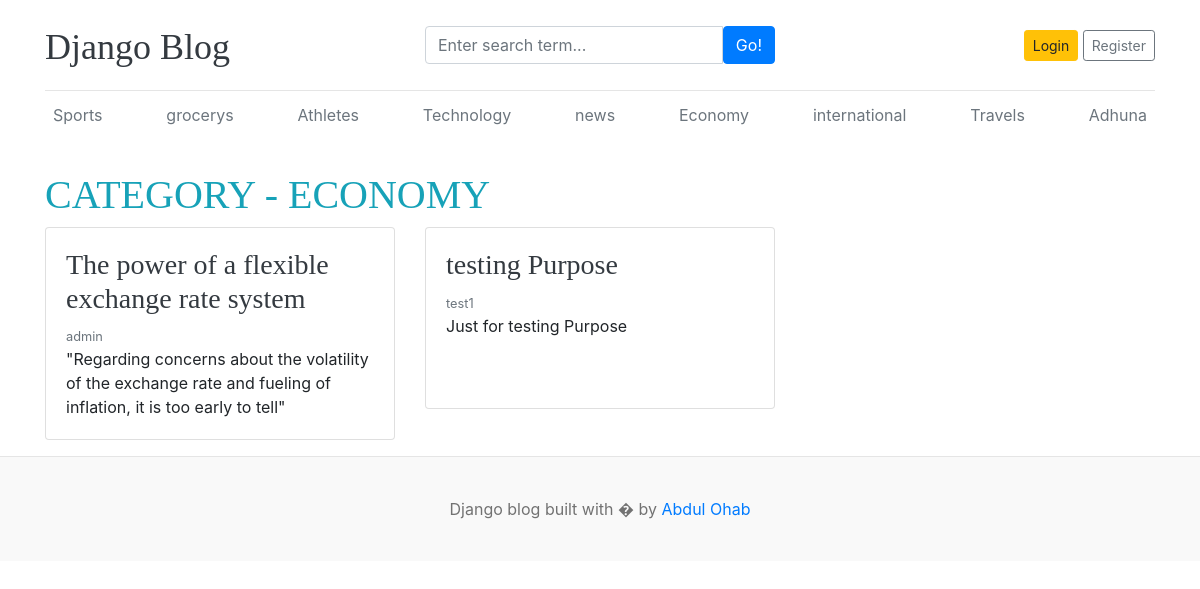
Page /category/blogs/8/ on the earlier database version.
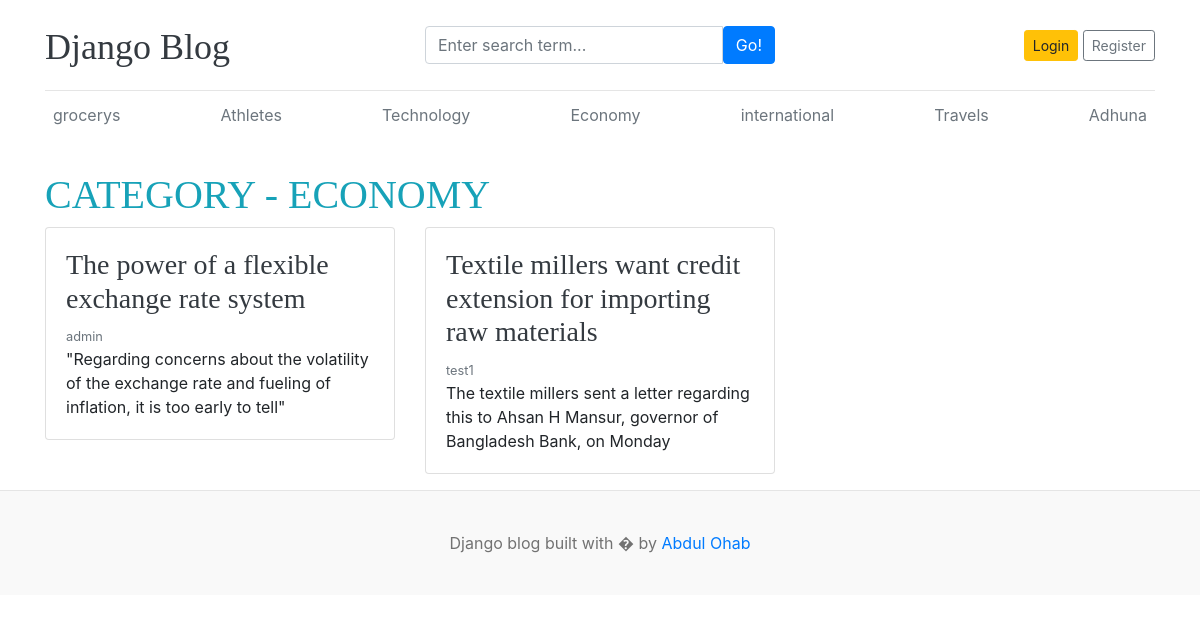
Same page on the later database version.
### home/models.py (models this page shows, shortened)
class Category(models.Model):
    category_name=models.CharField(max_length=50,unique=True)
    created_at=models.DateTimeField(auto_now_add=True)
    updated_at=models.DateTimeField(auto_now=True)
    def __str__(self):
        return self.category_name

class Blogs(models.Model):
    title=models.CharField(max_length=100,unique=True)
    slug=models.SlugField(max_length=100,unique=True)
    category=models.ForeignKey(Category,on_delete=models.CASCADE)
    author=models.ForeignKey(User,on_delete=models.CASCADE)
    blog_image=models.ImageField(upload_to='uploads/%y/%m/%d/')
    short_description=models.TextField(max_length=2000)
    blog_body=models.TextField(max_length=3000)
    status=models.IntegerField(choices=STATUS_CHOICES,default=0)
    is_featured=models.BooleanField(default=False)
    created_at=models.DateTimeField(auto_now_add=True)
    updated_at=models.DateTimeField(auto_now=True)

### category/views.py (the view)
# urls.py: path('blogs/<int:category_id>/', views.categoryPage ,name='categoryPage'),
def categoryPage(request,category_id):
    posts=Blogs.objects.filter(status=1,category=category_id)
    categories = Category.objects.all()
    try:
        category=Category.objects.get(pk=category_id)
    except Category.DoesNotExist:
        return redirect('homePage')
    context={
        'posts':posts,
        'category':category,
        'categories':categories,
    }
    return render(request, 'category.html',context)

### templates/category.html (shortened to what this page needs)
{% extends 'base.html' %}
{% block content %}
  <h1 class="pt-4 text-uppercase text-bold text-info ">category - {{category}}</h1>
  <main role="main" class="container p-0 ">
    <div class="row">
      {% for post in posts %}
      <div class="col-md-6 col-lg-4 mb-3">
        <div class="card border-1" >
            <div class="card-body" style="min-height: 180px;" >
              <h3> <a class="text-dark" href="{% url 'blogs' post.slug %}"> {{post.title}}</a></h3>
              <small class="mb-1 text-muted"> {{post.author}}</small>
              <p class="card-text">{{post.short_description | truncatewords:20}}</p>
            </div>
          </div>
        </div>
        {% endfor %}
      </div>
    </div>
{% endblock %}

### templates/header.html (shortened to what this page needs)
{% load static %}
<!DOCTYPE html>
<html lang="en">
<head>
    <link href="https://getbootstrap.com/docs/4.0/dist/css/bootstrap.min.css" rel="stylesheet">
    <link href="https://cdnjs.cloudflare.com/ajax/libs/font-awesome/6.0.0/css/all.min.css" rel="stylesheet">
    <link href="{% static 'css/blog.css' %}" rel="stylesheet">
  </head>
<body>
    <div class="container">
      <header class="blog-header py-3">
        <div class="row flex-nowrap justify-content-between align-items-center">
          <div class="col-4 pt-1">
            <a class="blog-header-logo text-dark" href="/">Django Blog</a>
          </div>
          <div class="col-4">
            <form action="{% url 'search' %}" method="GET" >
            <div class="input-group">
                <input class="form-control" type="text" name="keyword" placeholder="Enter search term..." aria-label="Enter search term..." aria-describedby="button-search" />
                <button type="submit" class="btn btn-primary" id="button-search" type="button">Go!</button>
            </div>
        </form>
          </div>
          <div class="col-4 d-flex justify-content-end align-items-center">
            {% if not user.is_authenticated %}
            <a class="btn btn-sm btn-warning" href="{% url 'loginPage'  %}">Login</a> &nbsp;
            <a class="btn btn-sm btn-outline-secondary" href="{% url 'registerPage'   %}">Register</a>
            {% else %}
            <span> <a href="{% url 'dashboardPage' %}" class="btn btn-sm btn-warning " > Dashboard </a> </span>&nbsp;
            <span> <a href="{% url 'logoutPage' %}"> Logout </a> </span>
            {% endif %}
          </div>
        </div>
      </header>
      <div class="nav-scroller py-1 mb-2">
        <nav class="nav d-flex justify-content-between ">
          {% for category in categories %}
          <a class="p-2 text-muted  " href="{% url 'categoryPage' category.id  %}"> {{category.category_name}}</a>
          {% endfor %}
        </nav>
      </div>

Differences in the rows shown:
removed Category: category_name "Sports"
removed Category: category_name "news"
removed Blogs: title "testing Purpose", author "test1", short_description "Just for testing Purpose"
added Blogs: title "Textile millers want credit extension for importing raw materials", author "test1", short_description "The textile millers sent a letter regarding this to Ahsan H Mansur, governor of Bangladesh Bank, on Monday"
